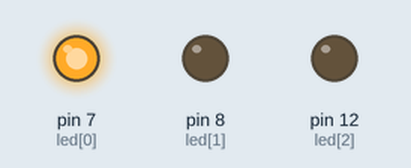
Simulated run of this sketch. Board: Arduino Uno, built with avr-gcc and run on an emulated ATmega328P. On the bench: output pins drawn as LEDs (lit = HIGH).

Above: at 0.5 s.
At 2.5 s:
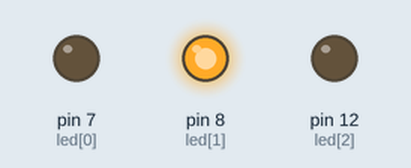
At 4.5 s:
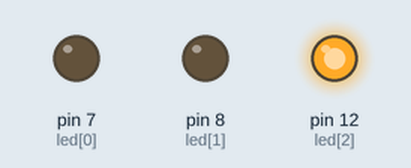
At 5.5 s:
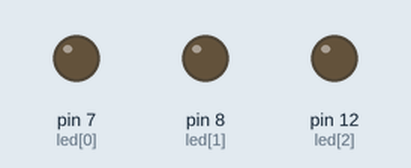
Timing chart, 0 to 7.8 s (numbered marks = the images above):
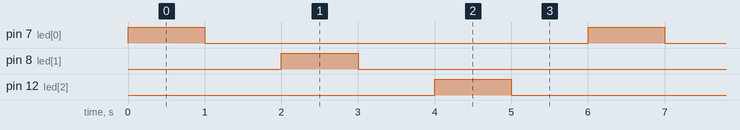

The sketch:

lab01.ino
```cpp
// Filename: lab01.ino
// Description: AaPaTo Maker Course 2016 week2 lab01 sample code
// Author: Jevan Chan <jevan0307@gmail.com>
// Last update: Dec 16, 2016

// 宣告一個長度是 3 的整數陣列，並將腳位編號放到陣列中
int led[3] = {7, 8, 12};

void setup() {
    // 初始化輸出腳位
    pinMode(led[0], OUTPUT);
    pinMode(led[1], OUTPUT);
    pinMode(led[2], OUTPUT);
}

void loop() {
    // 亮起第一顆 LED 燈
    digitalWrite(led[0], HIGH);
    delay(1000);
    // 熄滅第一顆 LED 燈
    digitalWrite(led[0], LOW);
    delay(1000);

    // 亮起第二顆 LED 燈
    digitalWrite(led[1], HIGH);
    delay(1000);
    // 熄滅第二顆 LED 燈
    digitalWrite(led[1], LOW);
    delay(1000);

    // 亮起第三顆 LED 燈
    digitalWrite(led[2], HIGH);
    delay(1000);
    // 熄滅第三顆 LED 燈
    digitalWrite(led[2], LOW);
    delay(1000);
}
```

Measured:
- by itself, pin 7 (led[0]), pin 8 (led[1]), pin 12 (led[2]): alternates HIGH for 1.0 s and LOW for 5.0 s
- by itself, everything shown: repeats every 6.0 s, in 6 steps
